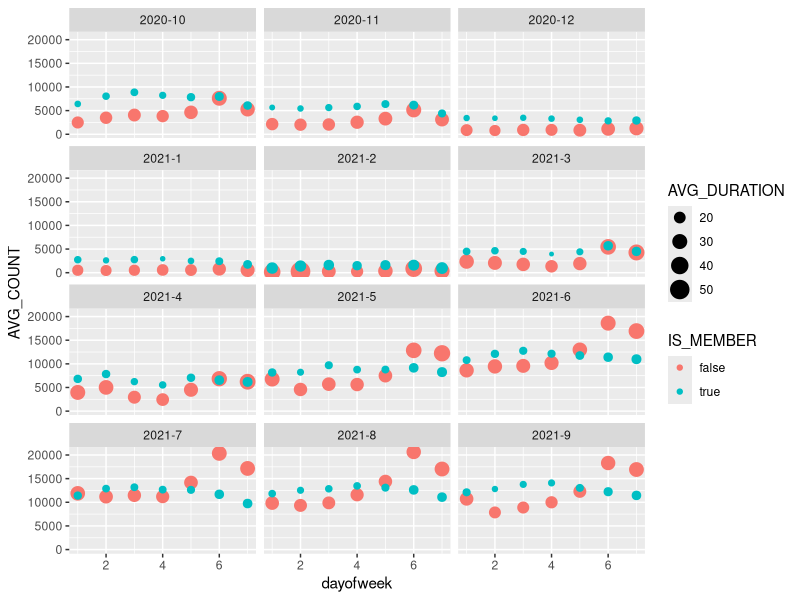
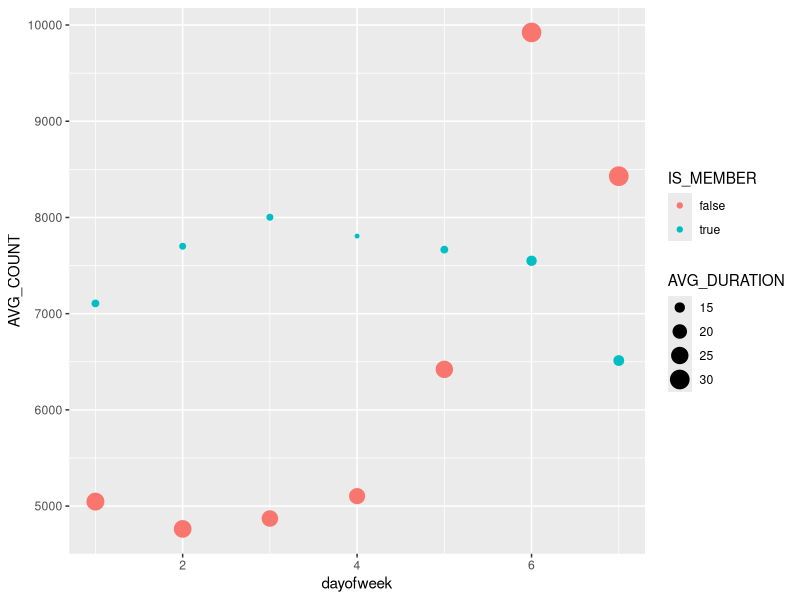
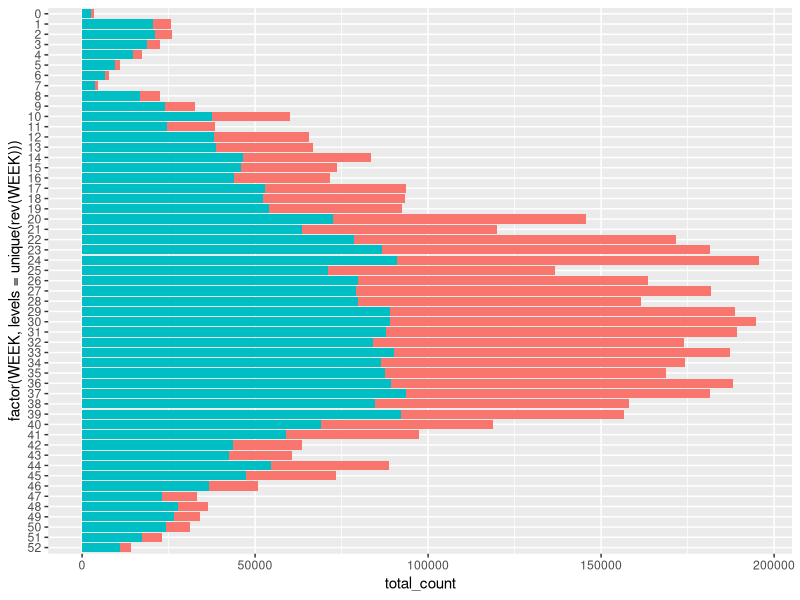
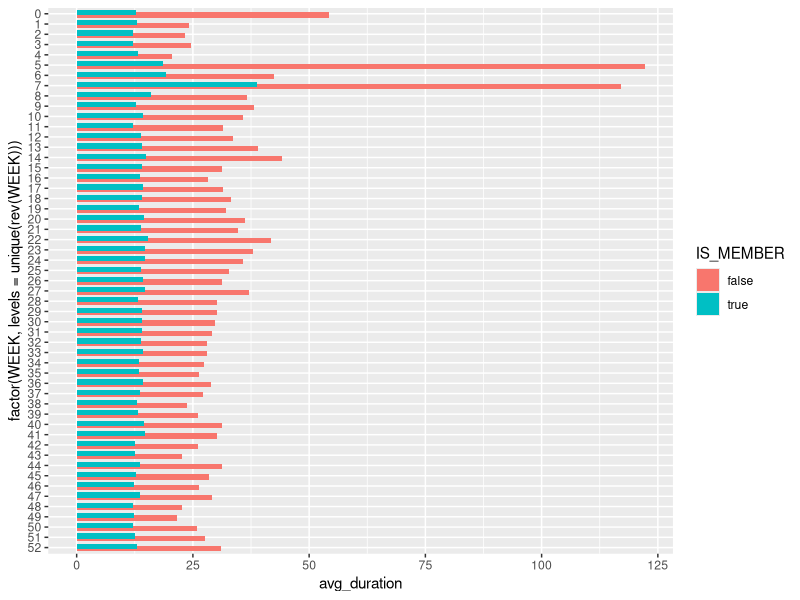
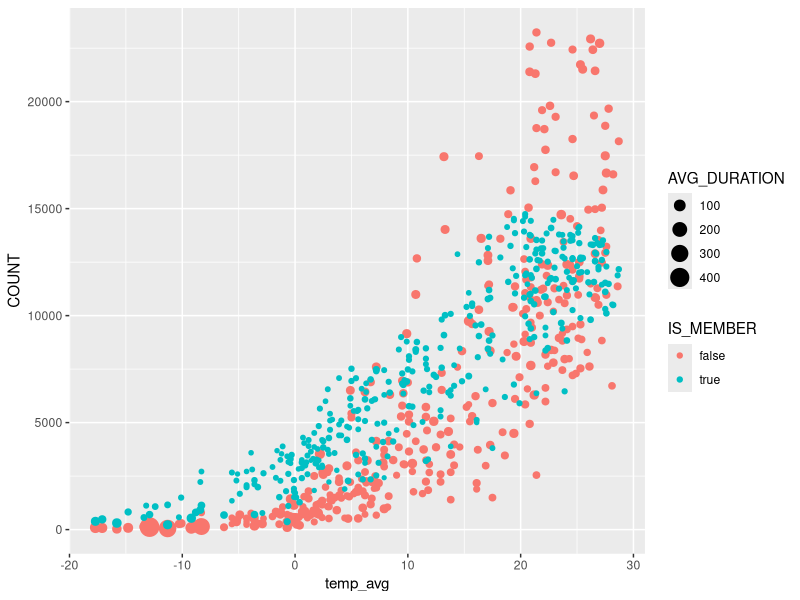
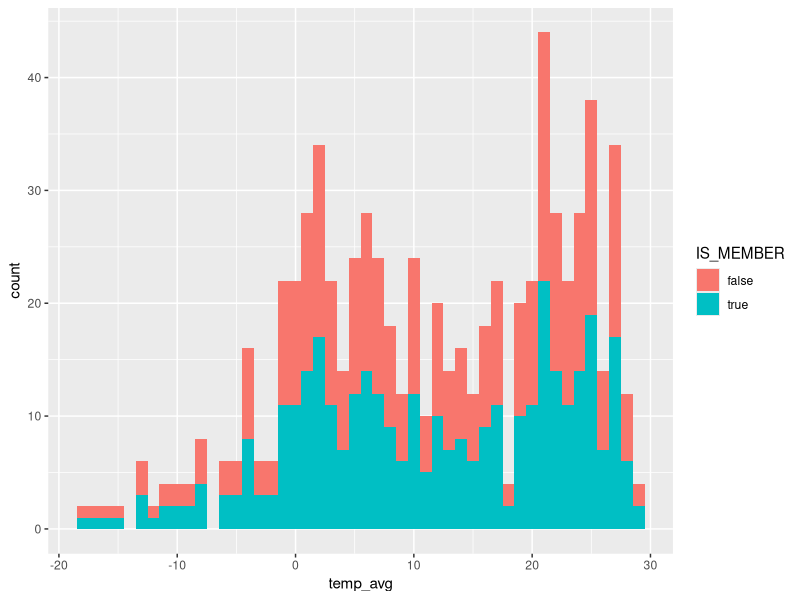
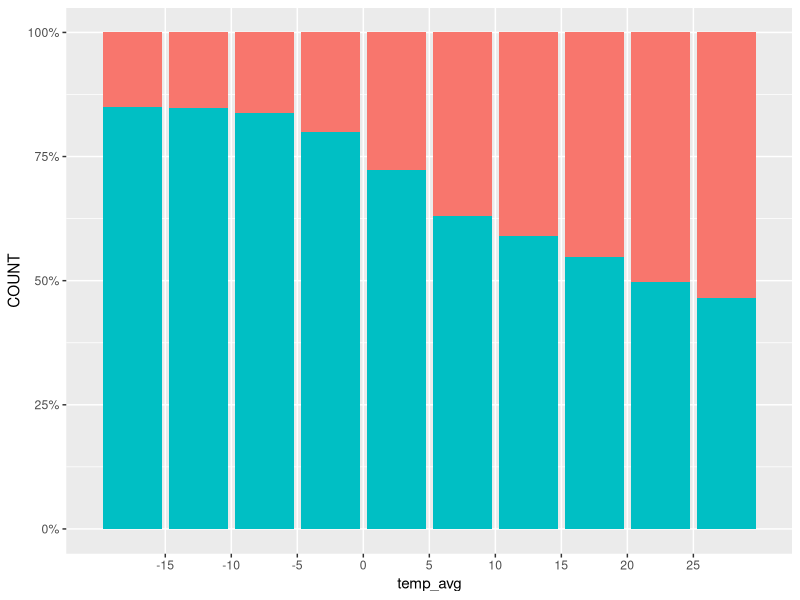
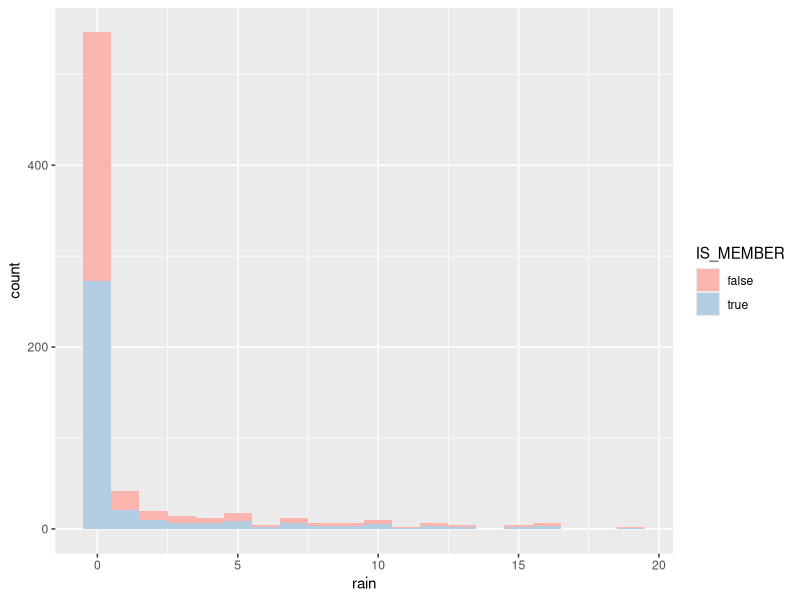

These figures' R source, in order:
## ---- chunk 1
knitr::opts_chunk$set(echo = TRUE)
install.packages("ggplot2", repos = "http://cran.us.r-project.org")
library(ggplot2)
library(dplyr)
## ---- chunk 2
agg_daily_computed_weekdays <- read.csv("agg_daily_computed_weekdays.csv")
head(agg_daily_computed_weekdays, n = 3)
## ---- chunk 3
agg_daily <- read.csv("agg_daily_duration_count.csv")
head(agg_daily, n = 3)
## ---- chunk 4
agg_daily <- read.csv("agg_daily_duration_count.csv")
head(agg_daily, n = 3)
## ---- chunk 5
agg_summarized <- agg_daily %>%
  group_by(YEAR_MONTH, DAYOFWEEK, IS_MEMBER) %>%
  summarize(MEAN_DURATION = mean(AVG_DURATION), MEAN_COUNT = mean(COUNT))
head(agg_daily)
head(agg_summarized)
## ---- chunk 6
plot <- agg_daily_computed_weekdays %>%
  group_by(year_month, dayofweek, IS_MEMBER) %>%
  summarize(AVG_COUNT = mean(COUNT), AVG_DURATION = mean(AVG_DURATION))
head(plot)
plot %>%
  ggplot(aes(x = dayofweek, y = AVG_COUNT, color = IS_MEMBER, size = AVG_DURATION)) +
  geom_point() +
  facet_wrap(~year_month, ncol = 3)
## ---- chunk 7
plot <- agg_daily_computed_weekdays %>%
  group_by(dayofweek, IS_MEMBER) %>%
  summarize(AVG_COUNT = mean(COUNT), AVG_DURATION = mean(AVG_DURATION))
head(plot)
plot %>%
  ggplot(aes(x = dayofweek, y = AVG_COUNT, color = IS_MEMBER, size = AVG_DURATION)) +
  geom_point()
## ---- chunk 8
agg_weekly <- read.csv("agg_weekly_duration_count_INCORRECT.csv")
head(agg_weekly, n = 3)
ggplot(data = agg_weekly, aes(y = factor(WEEK, levels = unique(rev(WEEK))), x = total_count, fill = IS_MEMBER)) +
  geom_col() +
  theme(legend.position = "none")
## ---- chunk 9
ggplot(data = agg_weekly, aes(y = factor(WEEK, levels = unique(rev(WEEK))), x = avg_duration, fill = IS_MEMBER)) +
  geom_col(width = 1, position = position_dodge(0.5))
## ---- chunk 10
weather <- read.csv("agg-daily-trips-weather.csv")
weather %>%
  select(-wind_2min_peak, -temp_min, -temp_max) %>%
  head(n = 3)
## ---- chunk 11

ggplot(data = weather, aes(x = temp_avg, y = COUNT, color = IS_MEMBER, size = AVG_DURATION)) +
  geom_point()
## ---- chunk 12
ggplot(data = weather, aes(x = temp_avg, fill = IS_MEMBER, size = AVG_DURATION)) +
  geom_histogram(binwidth = 1)
## ---- chunk 13
weather %>%
  ggplot(aes(x = temp_avg, y = COUNT, fill = IS_MEMBER, size = AVG_DURATION)) +
  geom_col(position = "fill") +
  scale_x_binned() +
  scale_y_continuous(labels = scales::percent) +
  theme(legend.position = "none")
## ---- chunk 14
weather %>%
  filter(rain <= 20) %>%
  ggplot(aes(x = rain, fill = IS_MEMBER, size = AVG_DURATION)) +
  geom_histogram(binwidth = 1) +
  scale_fill_brewer(palette = "Pastel1")
## ---- chunk 15
weather %>%
  filter(rain <= 20) %>%
  ggplot(aes(x = rain, y = COUNT, fill = IS_MEMBER, size = AVG_DURATION)) +
  geom_col(position = "fill") +
  scale_x_binned() +
  scale_y_continuous(labels = scales::percent) +
  theme(legend.position = "none") +
  scale_fill_brewer(palette = "Pastel1")
## ---- chunk 16
weather %>%
  filter(wind_avg <= 10) %>%
  ggplot(aes(x = wind_avg, y = COUNT, fill = IS_MEMBER, size = AVG_DURATION)) +
  geom_col() +
  scale_x_binned() +
  scale_fill_brewer(palette = "Pastel1")
## ---- chunk 17
weather %>%
  filter(wind_avg <= 10) %>%
  ggplot(aes(x = wind_avg, y = COUNT, fill = IS_MEMBER, size = AVG_DURATION)) +
  geom_col(position = "fill") +
  scale_x_binned() +
  scale_fill_brewer(palette = "Pastel1") +
  scale_y_continuous(labels = scales::percent) +
  theme(legend.position = "none")
